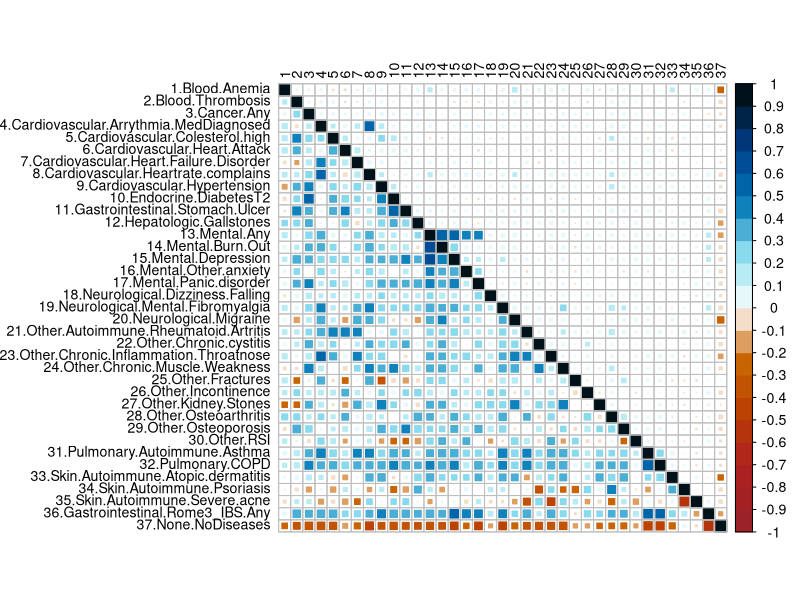

Write the R code that produced this figure.
# ==================================================
# By: A.Kurilshikov, R.Gacesa, UMCG (2021)
#
# Script for plotting Fig 4/b from summary statistics
# provided in this github repo file: 
#  DMP/health_disease_prediction/diseases_signature_correlation.txt

# ==================================================

## libraries and functions
library(corrplot)

# set WD:
setwd('.')
# plot 
# =============
# load data
plotCorMat <- read.table('health_disease_prediction/diseases_signature_correlation.txt',header = T,row.names = 1,stringsAsFactors = F)
# set colors
col1<-colorRampPalette(c( "#9B2226", "#AE2021","#BB3E03","#CA6702","#FFFFFF",
                          "#90e0ef", "#0077b6","#023e8a","#001219"))
# rename
rownames(plotCorMat) = c("1.Blood.Anemia",
                             "2.Blood.Thrombosis",
                             "3.Cancer.Any",
                             "4.Cardiovascular.Arrythmia.MedDiagnosed",
                             "5.Cardiovascular.Colesterol.high",
                             "6.Cardiovascular.Heart.Attack",
                             "7.Cardiovascular.Heart.Failure.Disorder",
                             "8.Cardiovascular.Heartrate.complains",
                             "9.Cardiovascular.Hypertension",
                             "10.Endocrine.DiabetesT2",
                             "11.Gastrointestinal.Stomach.Ulcer",
                             "12.Hepatologic.Gallstones",
                             "13.Mental.Any",
                             "14.Mental.Burn.Out",
                             "15.Mental.Depression",
                             "16.Mental.Other.anxiety",
                             "17.Mental.Panic.disorder",
                             "18.Neurological.Dizziness.Falling",
                             "19.Neurological.Mental.Fibromyalgia",
                             "20.Neurological.Migraine",
                             "21.Other.Autoimmune.Rheumatoid.Artritis",
                             "22.Other.Chronic.cystitis",
                             "23.Other.Chronic.Inflammation.Throatnose",
                             "24.Other.Chronic.Muscle.Weakness",
                             "25.Other.Fractures",
                             "26.Other.Incontinence",
                             "27.Other.Kidney.Stones",
                             "28.Other.Osteoarthritis",
                             "29.Other.Osteoporosis",
                             "30.Other.RSI",
                             "31.Pulmonary.Autoimmune.Asthma",
                             "32.Pulmonary.COPD",
                             "33.Skin.Autoimmune.Atopic.dermatitis",
                             "34.Skin.Autoimmune.Psoriasis",
                             "35.Skin.Autoimmune.Severe.acne",
                             "36.Gastrointestinal.Rome3_IBS.Any",
                             "37.None.NoDiseases"
)
colnames(plotCorMat) = 1:37
# plot
pdf(file = "health_disease_prediction/DMP_Fig4b.pdf",width = 9,height = 9)
corrplot(as.matrix(plotCorMat),method = "square",tl.cex = 0.85,cl.cex = 0.85,col = col1(20),tl.col = "black")
dev.off()

